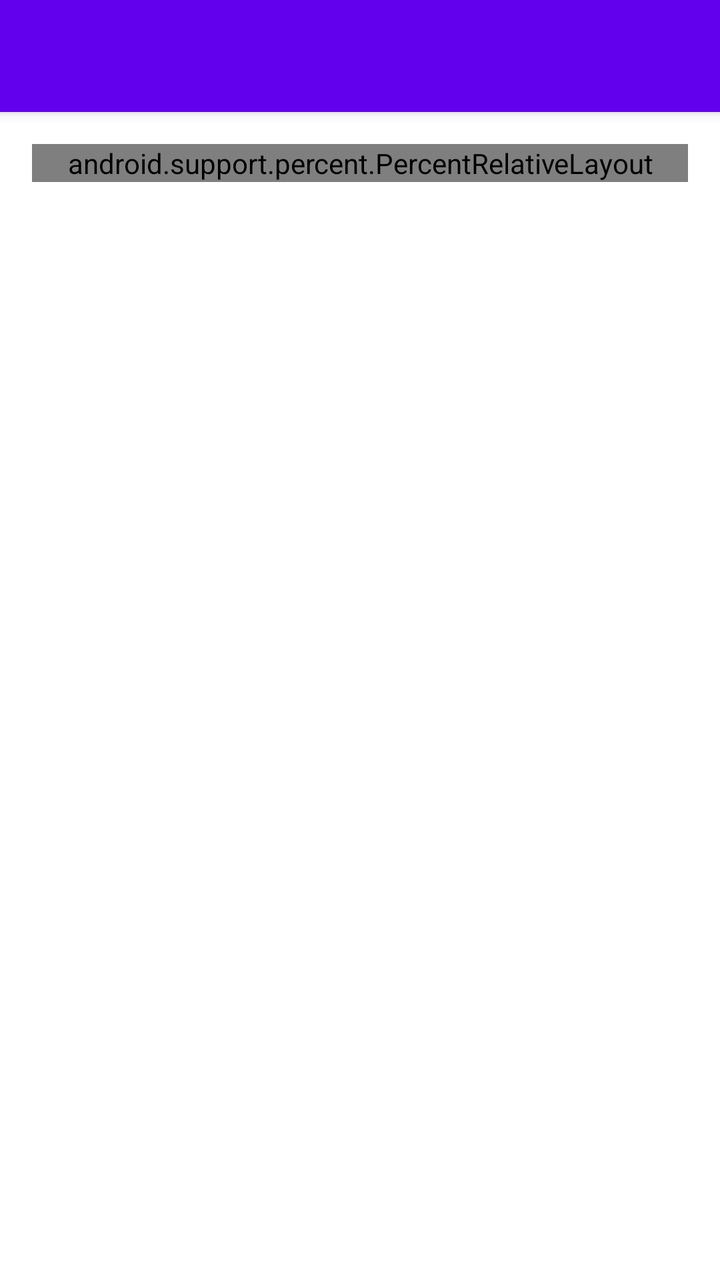
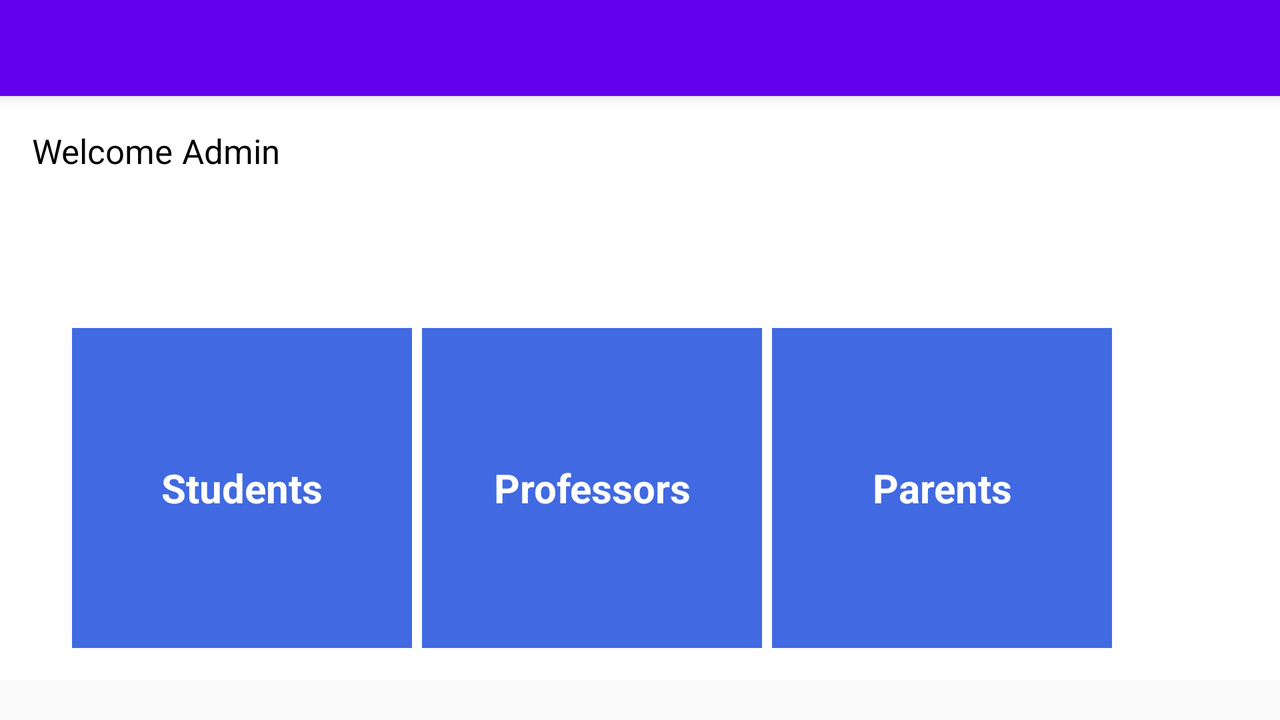

Two renders of one Android screen. The first uses the default layout on a phone; the second uses the alternative layout the repository ships for a different screen configuration, on a matching device. The two XML files are below.
<!-- AndroidManifest.xml: application theme AppTheme -->
<!-- res/layout/activity_admin_home.xml -->
<?xml version="1.0" encoding="utf-8"?>
<android.support.design.widget.CoordinatorLayout xmlns:android="http://schemas.android.com/apk/res/android"
    xmlns:app="http://schemas.android.com/apk/res-auto"
    xmlns:tools="http://schemas.android.com/tools"
    android:layout_width="match_parent"
    android:layout_height="match_parent"
    android:fitsSystemWindows="true"
    tools:context="com.example.vivek.collegemanagementsystem.AdminHome">

    <android.support.design.widget.AppBarLayout
        android:layout_width="match_parent"
        android:layout_height="wrap_content"
        android:theme="@style/AppTheme.AppBarOverlay">

        <android.support.v7.widget.Toolbar
            android:id="@+id/toolbar"
            android:layout_width="match_parent"
            android:layout_height="?attr/actionBarSize"
            android:background="?attr/colorPrimary"
            app:popupTheme="@style/AppTheme.PopupOverlay" />

    </android.support.design.widget.AppBarLayout>

    <ScrollView xmlns:android="http://schemas.android.com/apk/res/android"
        xmlns:app="http://schemas.android.com/apk/res-auto"
        xmlns:tools="http://schemas.android.com/tools"
        android:layout_width="match_parent"
        android:layout_height="match_parent"
        android:background="@color/White"
        android:paddingBottom="@dimen/activity_vertical_margin"
        android:paddingLeft="@dimen/activity_horizontal_margin"
        android:paddingRight="@dimen/activity_horizontal_margin"
        android:paddingTop="@dimen/activity_vertical_margin"
        app:layout_behavior="@string/appbar_scrolling_view_behavior"
        tools:context="com.example.vivek.collegemanagementsystem.AdminHome">

        <android.support.percent.PercentRelativeLayout
            android:layout_width="match_parent"
            android:layout_height="match_parent"
            android:background="@color/White">

            <TextView
                android:id="@+id/welcome"
                android:layout_width="wrap_content"
                android:layout_height="wrap_content"
                android:text="Welcome "
                android:textColor="@color/Black"
                android:textSize="@dimen/Registration_TextView_TextSize" />

            <TextView
                android:layout_width="wrap_content"
                android:layout_height="wrap_content"
                android:layout_toEndOf="@+id/welcome"
                android:text="Admin"
                android:textColor="@color/Black"
                android:textSize="@dimen/Registration_TextView_TextSize" />

            <TextView
                android:id="@+id/AdminHome_Students"
                android:layout_width="0dp"
                android:layout_height="0dp"
                app:layout_widthPercent="48%"
                app:layout_heightPercent="26%"
                android:layout_marginTop="100dp"
                android:background="@color/RoyalBlue"
                android:gravity="center"
                android:onClick="onClickStudentDetails"
                android:text="Students"
                android:textColor="@color/White"
                android:textSize="20sp"
                android:textStyle="bold" />

            <TextView
                android:id="@+id/AdminHome_Professors"
                android:layout_width="0dp"
                android:layout_height="0dp"
                app:layout_widthPercent="48%"
                app:layout_heightPercent="26%"
                android:layout_alignBottom="@+id/AdminHome_Students"
                android:layout_marginStart="5dp"
                android:layout_toEndOf="@+id/AdminHome_Students"
                android:background="@color/RoyalBlue"
                android:gravity="center"
                android:onClick="onClickProfessorDetails"
                android:text="Professors"
                android:textColor="@color/White"
                android:textSize="20sp"
                android:textStyle="bold" />

            <TextView
                android:id="@+id/AdminHome_Parent"
                android:layout_width="0dp"
                android:layout_height="0dp"
                app:layout_widthPercent="48%"
                app:layout_heightPercent="26%"
                android:layout_below="@+id/AdminHome_Professors"
                android:layout_marginTop="5dp"
                android:background="@color/RoyalBlue"
                android:gravity="center"
                android:onClick="onClickParentDetails"
                android:text="Parents"
                android:textColor="@color/White"
                android:textSize="20sp"
                android:textStyle="bold" />

        </android.support.percent.PercentRelativeLayout>

    </ScrollView>

</android.support.design.widget.CoordinatorLayout>
<!-- resources referenced by this layout -->
<resources>
  <color name="Black">#000000</color>
  <color name="RoyalBlue">#4169E1</color>
  <color name="White">#FFFFFF</color>
  <dimen name="Registration_TextView_TextSize">17sp</dimen>
  <dimen name="activity_horizontal_margin">16dp</dimen>
  <dimen name="activity_vertical_margin">16dp</dimen>
  <style name="AppTheme.AppBarOverlay" parent="ThemeOverlay.AppCompat.Dark.ActionBar" />
  <style name="AppTheme.PopupOverlay" parent="ThemeOverlay.AppCompat.Light" />
  <style name="AppTheme" parent="Theme.AppCompat.Light.DarkActionBar">
          
          <item name="colorPrimary">@color/colorPrimary</item>
          <item name="colorPrimaryDark">@color/colorPrimaryDark</item>
          <item name="colorAccent">@color/colorAccent</item>
      </style>
</resources>
<!-- res/layout-land/activity_admin_home.xml (the repository's variant of the layout above) -->
<!-- drawn on the phone turned sideways -->
<?xml version="1.0" encoding="utf-8"?>
<android.support.design.widget.CoordinatorLayout xmlns:android="http://schemas.android.com/apk/res/android"
    xmlns:app="http://schemas.android.com/apk/res-auto"
    xmlns:tools="http://schemas.android.com/tools"
    android:layout_width="match_parent"
    android:layout_height="match_parent"
    android:fitsSystemWindows="true"
    tools:context="com.example.vivek.collegemanagementsystem.AdminHome">

    <android.support.design.widget.AppBarLayout
        android:layout_width="match_parent"
        android:layout_height="wrap_content"
        android:theme="@style/AppTheme.AppBarOverlay">

        <android.support.v7.widget.Toolbar
            android:id="@+id/toolbar"
            android:layout_width="match_parent"
            android:layout_height="?attr/actionBarSize"
            android:background="?attr/colorPrimary"
            app:popupTheme="@style/AppTheme.PopupOverlay" />

    </android.support.design.widget.AppBarLayout>

    <ScrollView xmlns:android="http://schemas.android.com/apk/res/android"
        xmlns:app="http://schemas.android.com/apk/res-auto"
        xmlns:tools="http://schemas.android.com/tools"
        android:layout_width="match_parent"
        android:layout_height="wrap_content"
        android:background="@color/White"
        android:paddingBottom="@dimen/activity_vertical_margin"
        android:paddingLeft="@dimen/activity_horizontal_margin"
        android:paddingRight="@dimen/activity_horizontal_margin"
        android:paddingTop="@dimen/activity_vertical_margin"
        app:layout_behavior="@string/appbar_scrolling_view_behavior"
        tools:context="com.example.vivek.collegemanagementsystem.AdminHome">

        <RelativeLayout
            android:layout_width="match_parent"
            android:layout_height="wrap_content"
            android:background="@color/White">

            <TextView
                android:id="@+id/welcome"
                android:layout_width="wrap_content"
                android:layout_height="wrap_content"
                android:text="Welcome "
                android:textColor="@color/Black"
                android:textSize="@dimen/Registration_TextView_TextSize" />

            <TextView
                android:layout_width="wrap_content"
                android:layout_height="wrap_content"
                android:layout_toEndOf="@+id/welcome"
                android:text="Admin"
                android:textColor="@color/Black"
                android:textSize="@dimen/Registration_TextView_TextSize" />

            <TextView
                android:id="@+id/AdminHome_Students"
                android:layout_width="170dp"
                android:layout_height="160dp"
                android:layout_marginTop="100dp"
                android:layout_marginStart="20dp"
                android:background="@color/RoyalBlue"
                android:gravity="center"
                android:onClick="onClickStudentDetails"
                android:text="Students"
                android:textColor="@color/White"
                android:textSize="20sp"
                android:textStyle="bold" />

            <TextView
                android:id="@+id/AdminHome_Professors"
                android:layout_width="170dp"
                android:layout_height="160dp"
                android:layout_alignBottom="@+id/AdminHome_Students"
                android:layout_marginStart="5dp"
                android:layout_toEndOf="@+id/AdminHome_Students"
                android:background="@color/RoyalBlue"
                android:gravity="center"
                android:onClick="onClickProfessorDetails"
                android:text="Professors"
                android:textColor="@color/White"
                android:textSize="20sp"
                android:textStyle="bold" />

            <TextView
                android:id="@+id/AdminHome_Parent"
                android:layout_width="170dp"
                android:layout_height="160dp"
                android:layout_toEndOf="@+id/AdminHome_Professors"
                android:layout_marginStart="5dp"
                android:layout_alignTop="@+id/AdminHome_Professors"
                android:background="@color/RoyalBlue"
                android:gravity="center"
                android:onClick="onClickParentDetails"
                android:text="Parents"
                android:textColor="@color/White"
                android:textSize="20sp"
                android:textStyle="bold" />

        </RelativeLayout>

    </ScrollView>

</android.support.design.widget.CoordinatorLayout>
